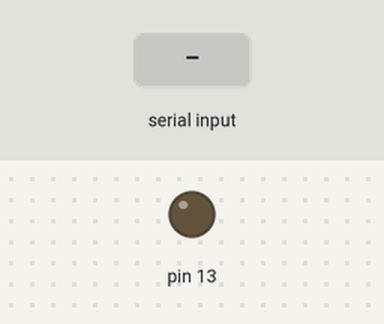
A sketch run on a simulated Arduino Uno, built with avr-gcc and run on an emulated ATmega328P. Shown: output pins drawn as LEDs (lit = HIGH). Inputs (shaded band) come from the test bench.

Above: at 1.2 s.
1.3 s: "ON" received over Serial
At 3.3 s:
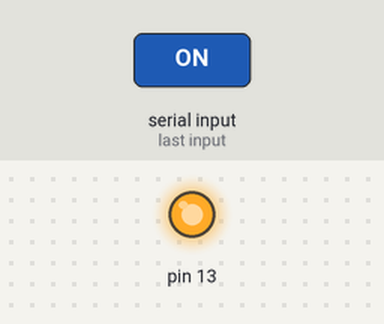
3.8 s: "OFF" received over Serial
At 5.2 s:
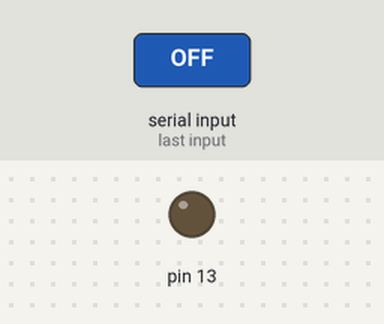
Timing chart, 0 to 6.8 s (numbered marks = the images above; inputs shaded):
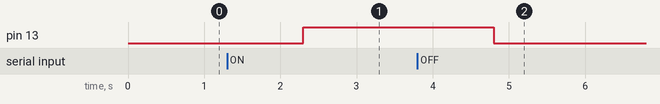

Measured:
- after the input at 1.3 s, pin 13: LOW → HIGH after 1.0 s
- after the input at 3.8 s, pin 13: HIGH → LOW after 1.0 s

The sketch:

Esclavo.ino
```cpp
void setup() {
    Serial.begin(9600);
    pinMode(13, OUTPUT);
}

void loop() {
    if (Serial.available() > 0) {
        String mensaje = Serial.readString();
        if (mensaje == "ON") {
            digitalWrite(13, HIGH);
        } else if (mensaje == "OFF") {
            digitalWrite(13, LOW);
        }
    }
}
```
